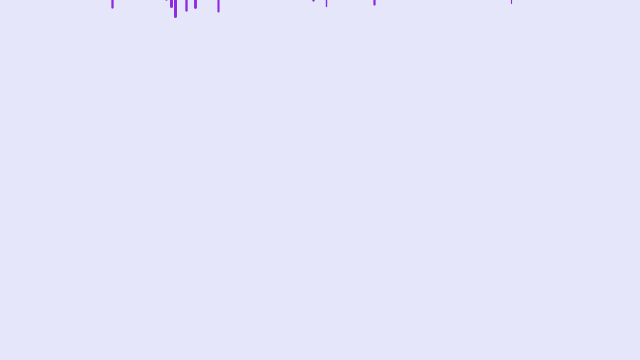
Frame 1 (no input)
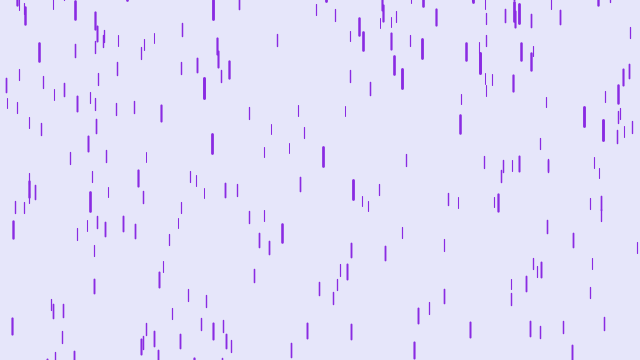
Frame 60 (the mouse pressed at the canvas centre just before this capture)
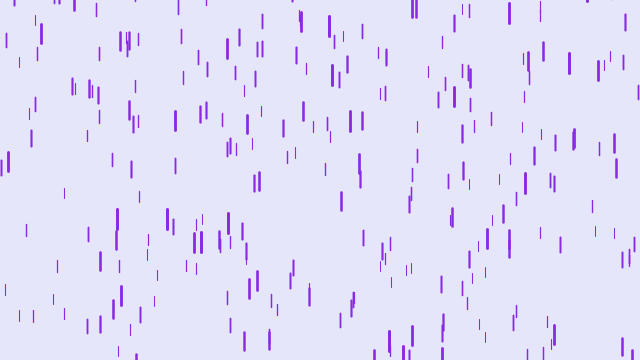
Frame 120 (the mouse held since frame 60 and released just before this capture)

The Processing sketch that drew these frames (run headless with seeded random() and noise(); from frame 60 on, the mouse is pressed at the canvas centre):

// Processing sketch: PurpleRain
// ── PurpleRain.pde
//(138,43,226)
//(230, 230, 250)

Drop[] drops = new Drop[400];

void setup() {
  size(640, 360);
  for (int i = 0; i < drops.length; i++) {
    drops[i] = new Drop();
  }
}

void draw() {
  background(230, 230, 250);
  
  for (int i = 0; i < drops.length; i++) {
    drops[i].fall();
    drops[i].show();
  }
}

// ── Drop.pde
class Drop {
  float z = random(0, 20);
  float x = random(width);
  float y = random(-height, -10);
  float vy = map(z, 0, 20, 4, 10);
  float len = map(z, 0, 20, 10, 20);
  float ay = map(z, 0, 20, 0, 0.2);
  
  
  void fall() {
    y += vy;
    vy += ay;
    
    if( y > height) {
      z = random(0, 20);
      y = random(-height, -10);
      x = random(width);
      vy = map(z, 0, 20, 4, 10);
      len = map(z, 0, 20, 10, 20);
      ay = map(z, 0, 20, 0, 0.2);
    }
  }
  
  void show() {
    float thick = map(z, 0, 20, 1, 3);
    strokeWeight(thick);
    stroke(138,43,226);
    line(x, y, x, y+len);
    
  }
  
}
